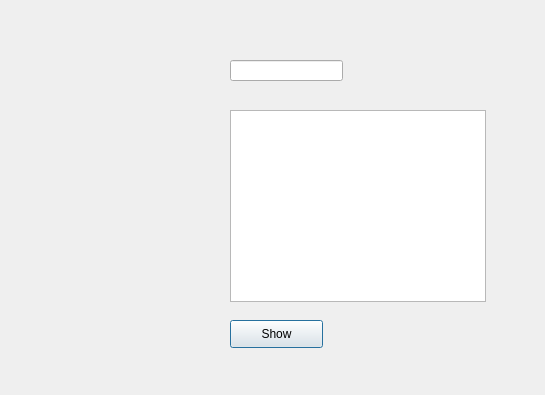
<?xml version="1.0" encoding="UTF-8"?>
<ui version="4.0">
 <class>Distance</class>
 <widget class="QDialog" name="Distance">
  <property name="geometry">
   <rect>
    <x>0</x>
    <y>0</y>
    <width>545</width>
    <height>395</height>
   </rect>
  </property>
  <property name="windowTitle">
   <string>Dialog</string>
  </property>
  <widget class="QListWidget" name="listWidget">
   <property name="geometry">
    <rect>
     <x>230</x>
     <y>110</y>
     <width>256</width>
     <height>192</height>
    </rect>
   </property>
  </widget>
  <widget class="QLineEdit" name="lineEdit">
   <property name="geometry">
    <rect>
     <x>230</x>
     <y>60</y>
     <width>113</width>
     <height>21</height>
    </rect>
   </property>
  </widget>
  <widget class="QPushButton" name="pushButton">
   <property name="geometry">
    <rect>
     <x>230</x>
     <y>320</y>
     <width>93</width>
     <height>28</height>
    </rect>
   </property>
   <property name="text">
    <string>Show</string>
   </property>
  </widget>
 </widget>
 <resources/>
 <connections/>
</ui>
